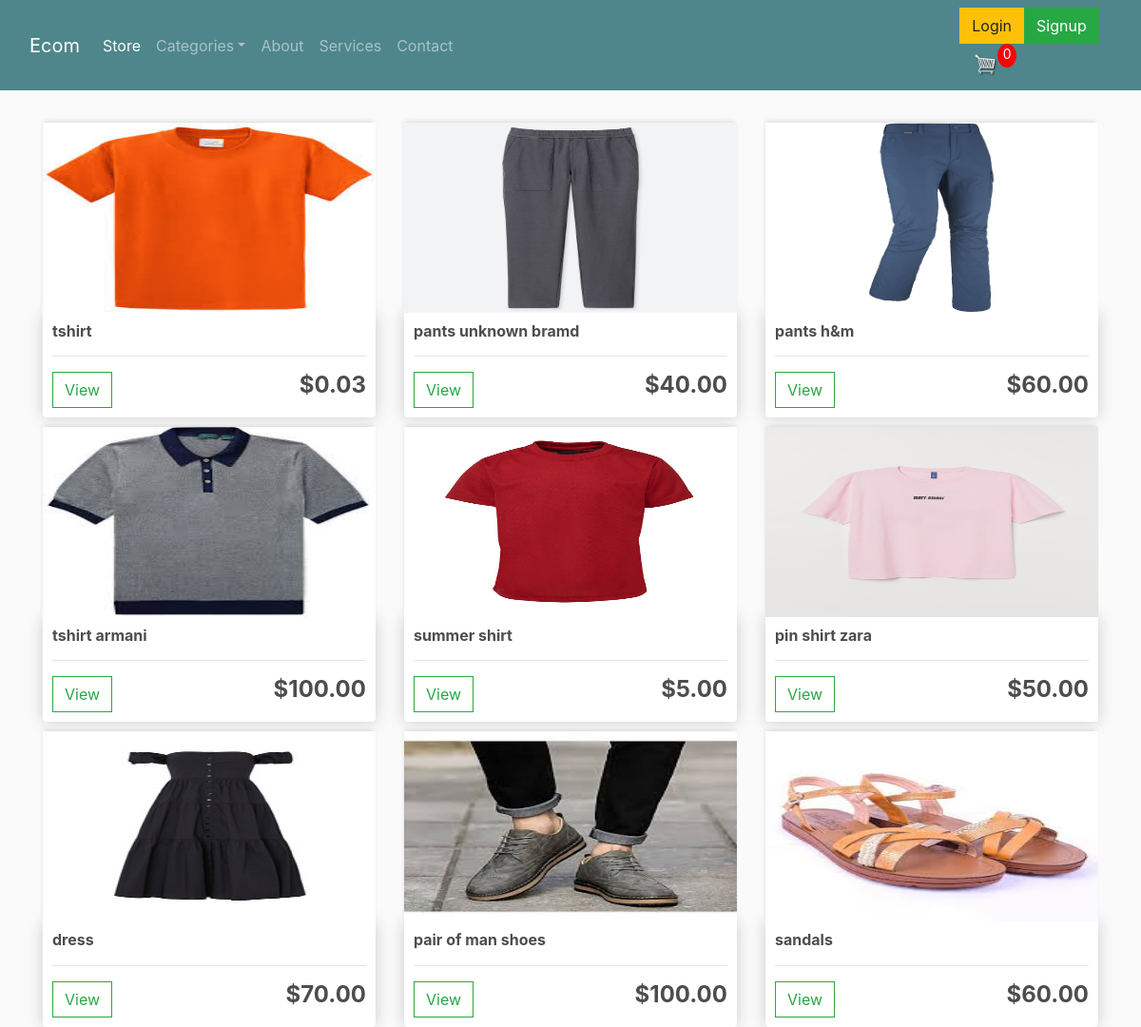
The page /1 on the database its author committed.
### store/models.py (models this page shows, shortened)
class Product(models.Model):
    name=models.CharField(max_length=200,null=True)
    color=models.ManyToManyField(Color,blank=True,through='TakenColorSize')
    size=models.ManyToManyField(Size,blank=True,through='TakenColorSize')
    price=models.DecimalField(max_digits=5,decimal_places=2)
    digital=models.BooleanField(default=False,null=True,blank=False)
    category=models.ForeignKey(Category,on_delete=models.CASCADE,null=True,blank=False)
    sub_category=models.ForeignKey(SubCategory,on_delete=models.CASCADE,null=True,blank=False)
    description = models.TextField(null=True,blank=True)
    featured = models.ImageField(null=True)
    GENDER_CHOICES = (
    ('none', 'none'),
    ('man', 'man'),
    ('woman', 'woman'),
    ('kids', 'kids')  )# yeah that's not a gender but you could want to have this
    gender = models.CharField(max_length=30, choices=GENDER_CHOICES,null=True,blank=True)
    @property
    def imageURL(self):
        try:
            url = self.featured.url
        except:
            url = ''
        print('URL:', url)
        return url

### store/views.py (the view)
# urls.py: path('',include('store.urls')),
def store(request,cat):
    data = cartData(request)
    cartItems = data['cartItems']
    order = data['order']
    items = data['items']
    products = Product.objects.filter(category=cat)
    cat = Category.objects.filter(id=cat).count()
    if cat == 0:
        products=Product.objects.all()
    categories=Category.objects.all()
    context = {'products':products, 'cartItems':cartItems,'categories':categories}
    return render(request, 'store/store.html', context)

### store/models.py (called while the page is built)
    def __str__(self):
        return self.name

    def __str__(self):
        return self.name

### store/utils.py (called while the page is built, shortened)
def cookieCart(request):
    try:
        cart = json.loads(request.COOKIES['cart'])
    except:
        cart = {}
    print('CART:', cart)
    items = []
    order = {'get_cart_total':0, 'get_cart_items':0, 'shipping':False}
    cartItems = order['get_cart_items']
    return {'cartItems':cartItems ,'order':order, 'items':items}

def cartData(request):
    if request.user.is_authenticated:
        customer = request.user.customer
        order, created = Order.objects.get_or_create(customer=customer, complete=False)
        items = order.orderitem_set.all()
        cartItems = order.get_cart_items
    else:
        cookieData = cookieCart(request)
        cartItems = cookieData['cartItems']
        order = cookieData['order']
        items = cookieData['items']
    return {'cartItems':cartItems ,'order':order, 'items':items}

### store/templates/store/store.html
{%extends 'store/main.html'%}
{% load static %}
{%block content%}
<div class="row">
	{%for product in products %}
		<div class="col-lg-4">
			<img class="thumbnail" src="{{product.imageURL}}">
			<div class="box-element product">
				<h6><strong>{{product.name}}</strong></h6>
				<hr>
				<a class="btn btn-outline-success" href="{% url 'slider' product.id%}">View</a>
				<h4 style="display: inline-block; float: right"><strong>${{product.price|floatformat:2}}</strong></h4>
			</div>
		</div>
		{%endfor%}
	</div>
{%endblock content%}

### static/css/main.css (style rules this page uses)
body { background-color: hsl(0, 0%, 98%); }
h1,h2,h3,h4,h5,h6 { color:hsl(0, 0%, 30%); }
.box-element { box-shadow:hsl(0, 0%, 80%) 0 0 16px; background-color: #fff; border-radius: 4px; padding: 10px; }
.thumbnail { width: 100%; height: 200px; -webkit-box-shadow: -1px -3px 5px -2px rgba(214,214,214,1); -moz-box-shadow: -1px -3px 5px -2px rgba(214,214,214,1); box-shadow: -1px -3px 5px -2px rgba(214,214,214,1); }
.product { border-radius: 0 0 4px 4px; }
.col-lg-4, .col-lg-6, .col-lg-8, .col-lg-12 { margin-top: 10px; }
.btn { border-radius: 0; }

### rows shown on the page
Product: imageURL (picture), name "tshirt", price "0.03"
Product: imageURL (picture), name "pants unknown bramd", price "40.00"
Product: imageURL (picture), name "pants h&m", price "60.00"
Product: imageURL (picture), name "tshirt armani", price "100.00"
Product: imageURL (picture), name "summer shirt", price "5.00"
Product: imageURL (picture), name "pin shirt zara", price "50.00"
Product: imageURL (picture), name "dress", price "70.00"
Product: imageURL (picture), name "pair of man shoes", price "100.00"
Product: imageURL (picture), name "sandals", price "60.00"

### other values the page prints
{{ cartItems }} "0"
